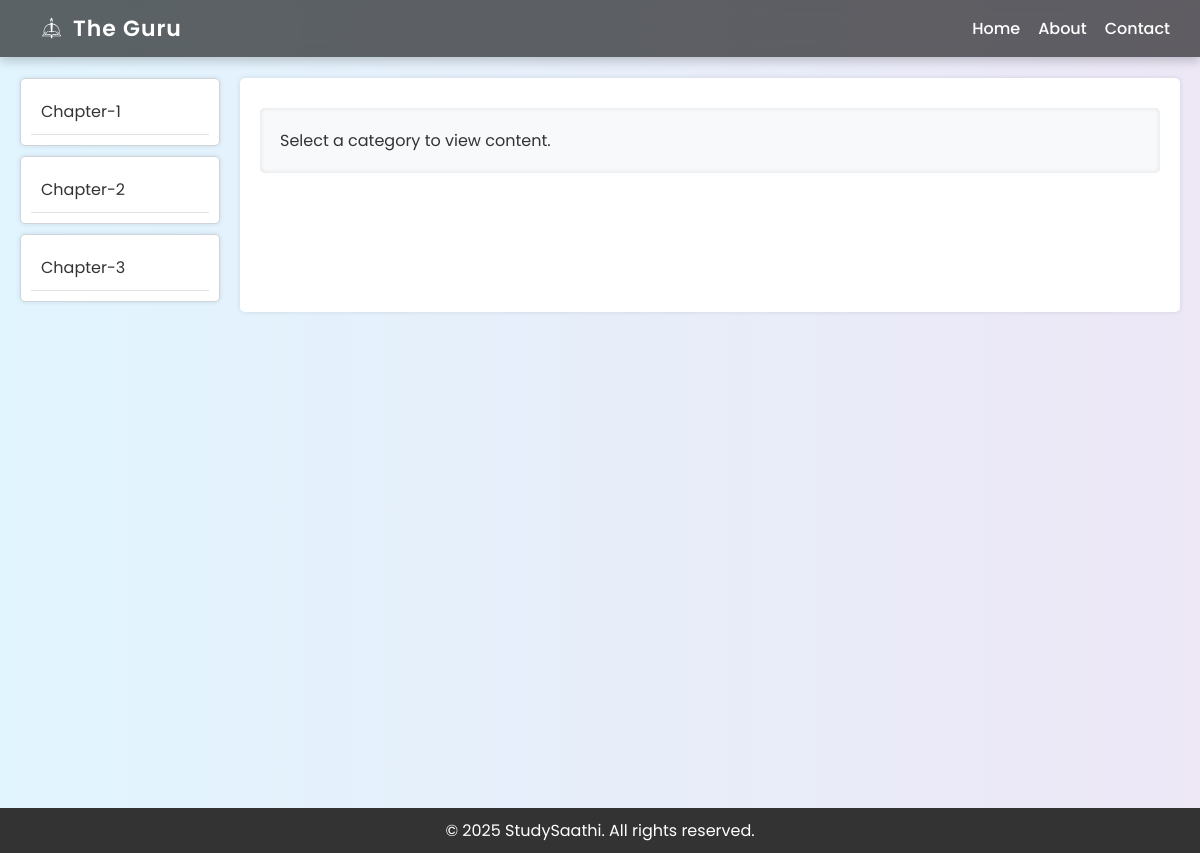
Page /class/1/subject/1/ on the earlier database version.
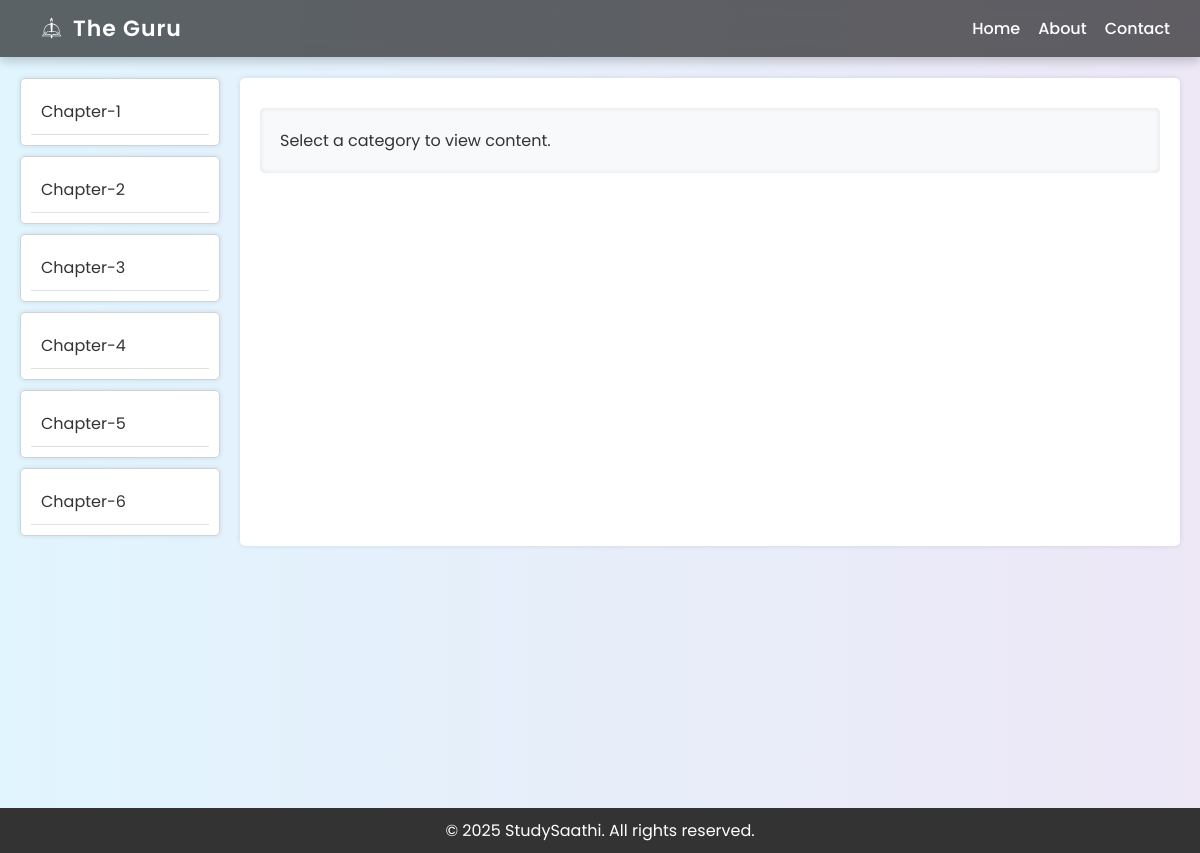
Same page on the later database version.
### educational/models.py (models this page shows, shortened)
class TitleClassSubChapter(models.Model):
    title_class_subject = models.ForeignKey(TitleClassSubject, on_delete=models.CASCADE, related_name='chapters')
    chapter = models.ForeignKey(Chapter, on_delete=models.CASCADE, related_name='title_class_subject_chapters')
    class Meta:
        unique_together = ('title_class_subject', 'chapter')  # Prevent duplicate combinations

class Chapter(models.Model):
    name = models.CharField(max_length=100)

### educational/views.py (the view)
# urls.py: path('subject/<int:subject_id>/', views.subject_detail, name='subject_detail'),
def subject_detail(request, class_id, subject_id):
    subject = get_object_or_404(Subject, id=subject_id)
    class_obj = get_object_or_404(ClassName, id=class_id)
    title_class = get_object_or_404(TitleClass, class_name=class_obj)
    title_class_subject = get_object_or_404(TitleClassSubject, title_class=title_class, subject=subject)
    class_subject_chapters = TitleClassSubChapter.objects.filter(title_class_subject=title_class_subject)
    context = {
        'subject': subject,
        'class_subject_chapters': class_subject_chapters,
    }
    return render(request, 'educational/subject_detail.html', context)

### educational/templates/educational/subject_detail.html (shortened to what this page needs)
{% extends "educational/base.html" %}
{% load static %}
{% block extra_styles %}
    <link rel="stylesheet" href="{% static 'educational/css/subjectDetail.css' %}">
{% endblock %}
{% block navbar %}
    {% include "educational/navbar.html" %}
{% endblock %}
{% block content %}
<div class="flex-container">
    <div class="card-container">
        {% for class_subject_chapter in class_subject_chapters %}
            <div class="card chapter-item" data-chapter-id="{{ class_subject_chapter.id }}">
                <div class="list-group-item">
                    <ul>
                        <li onclick="loadChapter('{{ class_subject_chapter.chapter.id }}')">
                            {{ class_subject_chapter.chapter.name }}
                        </li>
                    </ul>
                </div>
            </div>
        {% endfor %}
    </div>
    <div class="content-container">
        <div id="content-display">
            <p>Select a category to view content.</p>
        </div>
    </div>
</div>
{% endblock %}

### educational/templates/educational/base.html (shortened to what this page needs)
{% load static %}
<!DOCTYPE html>
<html lang="en">
<head>
    <link rel="stylesheet" href="{% static 'educational/css/base.css' %}">
    <link rel="stylesheet" href="https://cdnjs.cloudflare.com/ajax/libs/font-awesome/6.5.0/css/all.min.css">
    {% block extra_styles %}{% endblock %}
</head>
<body>
    <div class="wrapper">
        {% block navbar %}{% endblock %}
        <main class="main-content">
            {% block content %}{% endblock %}
        </main>
        {% include "educational/footer.html" %}
    </div>
</body>
</html>

### educational/templates/educational/navbar.html (shortened to what this page needs)
{% load static %}
<link rel="stylesheet" href="{% static 'educational/css/navbar.css' %}">
<nav class="navbar">
    <div class="logo-container">
        <a href="{% url 'index' %}" class="logo-link">
            <img src="{% static 'educational/images/logo.svg' %}" alt="Logo" class="logo-image">
            <div class="logo">The Guru</div>
        </a>
    </div>
    <div class="nav-links">
        <a href="{% url 'home' %}">Home</a>
        <a href="{% url 'about' %}">About</a>
        <a href= "{% url 'contact' %}">Contact</a>
    </div>
</nav>

### educational/templates/educational/footer.html
 {% load static %}
<link rel="stylesheet" href="{% static 'educational/css/footer.css' %}">
<footer>
    &copy; 2025 StudySaathi. All rights reserved.
</footer>

### educational/static/educational/css/base.css (style rules this page uses)
* { margin: 0; padding: 0; box-sizing: border-box; }
body { font-family: 'Poppins', sans-serif; background: linear-gradient(to right, #e1f5fe, #ede7f6); color: #333; }
html, body { overflow-x: hidden; overflow-y: auto; }
body { display: flex; flex-direction: column; min-height: calc(100vh - 100px); padding-top: 50px; }
.main-content { flex: 1; min-height: calc(100vh - 50px); padding: 0; overflow: hidden; }

### educational/static/educational/css/subjectDetail.css (style rules this page uses)
body { margin: 0; font-family: Arial, sans-serif; background-color: #f8f9fa; }
.flex-container { display: flex; padding: 20px; }
.card-container { flex: 0 0 200px; margin-right: 20px; }
.card { background-color: #fff; border: 1px solid #ced4da; border-radius: 5px; box-shadow: 0 0 5px rgba(0, 0, 0, 0.1); margin-bottom: 10px; width: 100%; }
.list-group-item { padding: 10px; }
.list-group-item ul { list-style: none; padding: 0; margin: 0; }
.list-group-item li { cursor: pointer; padding: 10px; border-bottom: 1px solid #dee2e6; transition: background-color 0.3s; }
.content-container { flex: 1; background-color: #fff; padding: 20px; border-radius: 5px; box-shadow: 0 0 5px rgba(0, 0, 0, 0.1); }
#content-display { padding: 20px; background-color: #f8f9fa; border-radius: 5px; box-shadow: inset 0 0 5px rgba(0, 0, 0, 0.1); }

### educational/static/educational/css/navbar.css (style rules this page uses)
body { font-family: 'Poppins', sans-serif; padding-top: 57.6px; margin: 0; }
.navbar { display: flex; justify-content: space-between; align-items: center; padding: 12px 30px; background: rgba(0, 0, 0, 0.6); backdrop-filter: blur(10px); color: #fff; position: fixed; top: 0; width: 100%; z-index: 1000; box-shadow: 0 4px 10px rgba(0, 0, 0, 0.2); transition: background 0.3s ease; }
.logo-container { display: flex; align-items: center; }
.logo-link { display: flex; align-items: center; text-decoration: none; }
.logo-link img { width: 33px; height: 33px; margin-right: 10px; }
.logo { font-size: 22px; font-weight: 600; color: #fff; letter-spacing: 1px; transition: transform 0.3s ease-in-out; }
.nav-links { display: flex; align-items: center; gap: 18px; }
.nav-links a { text-decoration: none; color: #fff; font-weight: 500; transition: color 0.3s ease; }

### educational/static/educational/css/footer.css (style rules this page uses)
footer { background-color: #333; color: white; text-align: center; padding: 10px; width: 100%; position: relative; bottom: 0; margin-top: auto; }

Differences in the rows shown:
added TitleClassSubChapter: chapter.name "Chapter-4"
added TitleClassSubChapter: chapter.name "Chapter-5"
added TitleClassSubChapter: chapter.name "Chapter-6"
